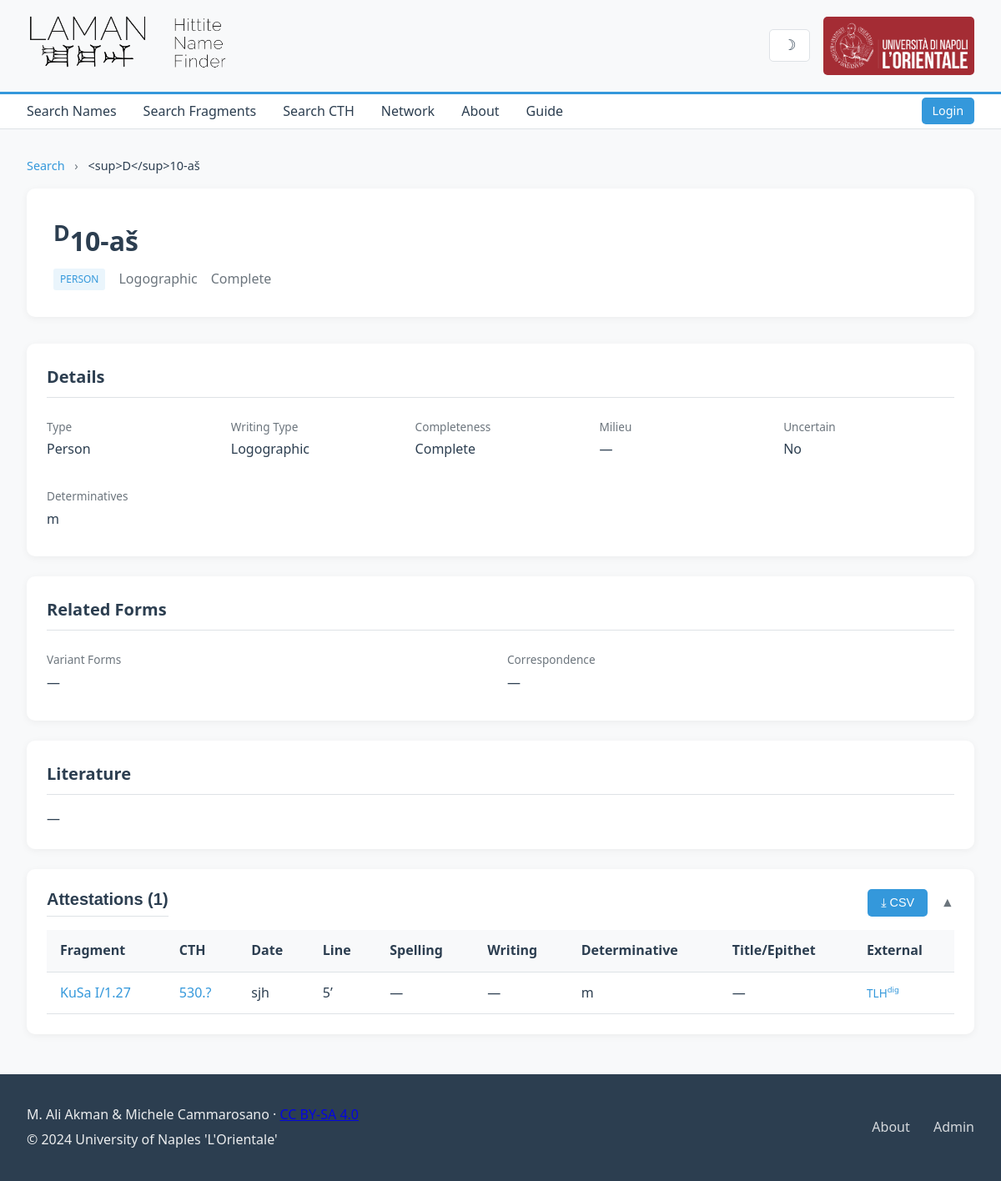
The page /name/1/ on the database its author committed.
### namefinder/models.py (models this page shows, shortened)
class Name(models.Model):
    original_id = models.IntegerField(
        unique=True,
        null=True,
        blank=True,
        help_text="Original Name_ID from the Excel file (null for new records)"
    )
    name = models.CharField(
        max_length=500,
        db_index=True,
        help_text="The attested name"
    )
    name_type = models.ForeignKey(
        NameType,
        on_delete=models.PROTECT,
        related_name='names',
        null=True,
        blank=True
    )
    writing_type = models.ForeignKey(
        WritingType,
        on_delete=models.PROTECT,
        related_name='names',
        null=True,
        blank=True
    )
    completeness = models.ForeignKey(
        CompletenessType,
        on_delete=models.PROTECT,
        related_name='names',
        null=True,
        blank=True
    )
    milieu = models.ForeignKey(
        Milieu,
        on_delete=models.PROTECT,
        related_name='names',
        null=True,
        blank=True
    )
    determinatives = models.ManyToManyField(
        Determinative,
        related_name='names',
        blank=True,
        help_text="Determinatives used with this name"
    )
    variant_forms = models.TextField(
        blank=True,
        null=True,
        help_text="Variant spellings of the name"
    )
    correspondence = models.TextField(
        blank=True,
        null=True,
        help_text="Corresponding names in other traditions"
    )
    literature = models.TextField(
        blank=True,
        null=True,
        help_text="Bibliography references"
    )
    query = models.CharField(
        max_length=500,
        blank=True,
        null=True,
        db_index=True,
        help_text="Normalized version for searching"
    )
    uncertain = models.BooleanField(
        default=False,
        help_text="Whether this name is uncertain"
    )
    class Meta:
        verbose_name = "Name"
        verbose_name_plural = "Names"
        ordering = ['query', 'name']

class NameType(models.Model):
    name = models.CharField(max_length=50, unique=True)
    class Meta:
        verbose_name = "Name Type"
        verbose_name_plural = "Name Types"
        ordering = ['name']

class WritingType(models.Model):
    name = models.CharField(max_length=50, unique=True)
    class Meta:
        verbose_name = "Writing Type"
        verbose_name_plural = "Writing Types"
        ordering = ['name']

class CompletenessType(models.Model):
    name = models.CharField(max_length=50, unique=True)
    class Meta:
        verbose_name = "Completeness Type"
        verbose_name_plural = "Completeness Types"
        ordering = ['name']

class Determinative(models.Model):
    name = models.CharField(max_length=100, unique=True)
    class Meta:
        verbose_name = "Determinative"
        verbose_name_plural = "Determinatives"
        ordering = ['name']

class Instance(models.Model):
    original_id = models.IntegerField(
        unique=True,
        null=True,
        blank=True,
        help_text="Original Instance_ID from the Excel file (null for new records)"
    )
    name = models.ForeignKey(
        Name,
        on_delete=models.CASCADE,
        related_name='instances',
        null=True,
        blank=True
    )
    fragment = models.ForeignKey(
        Fragment,
        on_delete=models.CASCADE,
        related_name='instances',
        null=True,
        blank=True
    )
    title_epithet = models.TextField(
        blank=True,
        null=True,
        help_text="Title or epithet of the name"
    )
    spelling = models.TextField(
        blank=True,
        null=True,
        help_text="How the name is spelled in this instance"
    )
    instance_type = models.ForeignKey(
        NameType,
        on_delete=models.PROTECT,
        related_name='instances',
        null=True,
        blank=True,
        help_text="Type: place, deity, person"
    )
    writing_type = models.ForeignKey(
        WritingType,
        on_delete=models.PROTECT,
        related_name='instances',
        null=True,
        blank=True
    )
    determinative = models.ForeignKey(
        Determinative,
        on_delete=models.PROTECT,
        related_name='instances',
        null=True,
        blank=True
    )
    line = models.CharField(
        max_length=200,
        blank=True,
        null=True,
        help_text="Line reference in the fragment"
    )
    completeness = models.ForeignKey(
        CompletenessType,
        on_delete=models.PROTECT,
        related_name='instances',
        null=True,
        blank=True
    )
    notes = models.TextField(
        blank=True,
        null=True,
        help_text="Additional notes"
    )
    class Meta:
        verbose_name = "Instance"
        verbose_name_plural = "Instances"
        ordering = ['name__name', 'fragment__series_fragment']

class Fragment(models.Model):
    original_id = models.IntegerField(
        unique=True,
        null=True,
        blank=True,
        help_text="Original Fragment_ID from the Excel file (null for new records)"
    )
    series = models.ForeignKey(
        Series,
        on_delete=models.PROTECT,
        related_name='fragments'
    )
    fragment_number = models.CharField(
        max_length=100,
        help_text="Fragment number within series (e.g., '51.108')"
    )
    series_fragment = models.CharField(
        max_length=200,
        help_text="Combined series + fragment (e.g., 'KBo 51.108')",
        db_index=True
    )
    publication_type = models.ForeignKey(
        PublicationType,
        on_delete=models.PROTECT,
        related_name='fragments',
        null=True,
        blank=True
    )
    cth = models.CharField(
        max_length=50,
        null=True,
        blank=True,
        help_text="CTH number (e.g., '530.53', '700')"
    )
    cth_name = models.CharField(
        max_length=500,
        null=True,
        blank=True,
        help_text="CTH text name"
    )
    cth_description = models.TextField(
        null=True,
        blank=True,
        help_text="CTH description"
    )
    inventory_number = models.CharField(
        max_length=200,
        null=True,
        blank=True,
        help_text="Museum inventory number"
    )
    find_spot = models.TextField(
        null=True,
        blank=True,
        help_text="Archaeological find spot information"
    )
    date = models.CharField(
        max_length=100,
        null=True,
        blank=True,
        help_text="Date or period (e.g., 'jh', 'sjh', 'mh')"
    )
    date_uncertain = models.BooleanField(
        default=False,
        help_text="Whether the date is uncertain"
    )
    comments = models.TextField(
        null=True,
        blank=True,
        help_text="Additional comments or notes"
    )
    is_matched = models.BooleanField(
        default=False,
        help_text="Whether this fragment was matched to CTH data"
    )
    match_method = models.CharField(
        max_length=100,
        null=True,
        blank=True,
        help_text="Method used to match this fragment"
    )
    class Meta:
        verbose_name = "Fragment"
        verbose_name_plural = "Fragments"
        ordering = ['series__name', 'fragment_number']

### namefinder/views.py (the view)
# urls.py: path('name/<int:pk>/', views.name_detail, name='name_detail'),
def name_detail(request, pk):
    name = get_object_or_404(
        Name.objects.select_related(
            'name_type', 'writing_type', 'completeness', 'milieu'
        ).prefetch_related('determinatives'),
        pk=pk
    )
    if name.name_type and name.name_type.name == 'place':
        instances = Instance.objects.none()  # Empty queryset for toponyms
    else:
        instances = Instance.objects.filter(name=name).select_related(
            'fragment', 'fragment__series', 'instance_type',
            'writing_type', 'determinative', 'completeness'
        ).order_by('fragment__series__name', 'fragment__fragment_number', 'line')
    determinatives = name.determinatives.all()
    fragment_ids = instances.values_list('fragment_id', flat=True).distinct()
    co_occurring = Name.objects.filter(
        instances__fragment_id__in=fragment_ids
    ).exclude(pk=pk).annotate(
        co_occurrence_count=Count('instances', filter=Q(instances__fragment_id__in=fragment_ids))
    ).select_related('name_type').order_by('-co_occurrence_count', 'name')[:50]  # Limit to top 50
    name_types = NameType.objects.all()
    writing_types = WritingType.objects.all()
    completeness_types = CompletenessType.objects.all()
    milieus = Milieu.objects.all()
    all_determinatives = Determinative.objects.all()
    context = {
        'name': name,
        'instances': instances,
        'determinatives': determinatives,
        'co_occurring_names': co_occurring,
        'name_types': name_types,
        'writing_types': writing_types,
        'completeness_types': completeness_types,
        'milieus': milieus,
        'all_determinatives': all_determinatives,
    }
    return render(request, 'namefinder/name_detail.html', context)

### namefinder/templates/namefinder/name_detail.html (shortened to what this page needs)
{% extends 'namefinder/base.html' %}
{% load static %}
{% block content %}
<div class="breadcrumb">
    <a href="{% url 'namefinder:index' %}">Search</a>
    <span>›</span>
    {{ name.name }}
</div>
<div class="detail-header">
    <div class="detail-header-main">
        <h1 class="detail-title">
            <span id="name-display">{{ name.name|safe }}</span>
        </h1>
        <div class="detail-meta">
            {% if name.name_type %}
            <span class="name-type-badge {{ name.name_type.name }}" id="type-badge">{{ name.name_type.name }}</span>
            {% endif %}
            {% if name.writing_type %}
            <span id="writing-badge">{{ name.writing_type.name|title }}</span>
            {% endif %}
            {% if name.completeness %}
            <span id="completeness-badge">{{ name.completeness.name|title }}</span>
            {% endif %}
        </div>
    </div>
</div>
<div class="detail-section" id="details-section">
    <h2>Details</h2>
    <div class="detail-grid">
        <div class="detail-item">
            <div class="detail-item-label">Type</div>
            <div class="detail-item-value">
                <span id="type-display">{{ name.name_type.name|default:"—"|title }}</span>
            </div>
        </div>
        <div class="detail-item">
            <div class="detail-item-label">Writing Type</div>
            <div class="detail-item-value">
                <span id="writing-display">{{ name.writing_type.name|default:"—"|title }}</span>
            </div>
        </div>
        <div class="detail-item">
            <div class="detail-item-label">Completeness</div>
            <div class="detail-item-value">
                <span id="completeness-display">{{ name.completeness.name|default:"—"|title }}</span>
            </div>
        </div>
        <div class="detail-item">
            <div class="detail-item-label">Milieu</div>
            <div class="detail-item-value">
                <span id="milieu-display">{{ name.milieu.name|default:"—" }}</span>
            </div>
        </div>
        <div class="detail-item">
            <div class="detail-item-label">Uncertain</div>
            <div class="detail-item-value">
                <span id="uncertain-display">{% if name.uncertain %}Yes{% else %}No{% endif %}</span>
            </div>
        </div>
        {% if determinatives %}
        <div class="detail-item">
            <div class="detail-item-label">Determinatives</div>
            <div class="detail-item-value">
                {% for det in determinatives %}{{ det.name }}{% if not forloop.last %}, {% endif %}{% endfor %}
            </div>
        </div>
        {% endif %}
    </div>
</div>
<div class="detail-section">
    <h2>Related Forms</h2>
    <div class="detail-grid">
        <div class="detail-item">
            <div class="detail-item-label">Variant Forms</div>
            <div class="detail-item-value">
                <span id="variants-display">{{ name.variant_forms|default:"—"|safe }}</span>
            </div>
        </div>
        <div class="detail-item">
            <div class="detail-item-label">Correspondence</div>
            <div class="detail-item-value">
                <span id="correspondence-display">{{ name.correspondence|default:"—"|safe }}</span>
            </div>
        </div>
    </div>
</div>
<div class="detail-section">
    <h2>Literature</h2>
    <div id="literature-display">{{ name.literature|default:"—" }}</div>
</div>
<div class="detail-section collapsible-section">
    <button class="collapsible-header active" onclick="toggleCollapsible(this)">
        <div class="section-header-left">
            <h2>Attestations (<span id="attestation-count">{{ instances.count }}</span>)</h2>
        </div>
        <div class="section-header-right">
            {% if instances %}
            <a href="{% url 'namefinder:export_name_csv' name.id %}" class="download-btn" title="Download attestations as CSV" onclick="event.stopPropagation();">
                ⤓ CSV
            </a>
            {% endif %}
            <span class="collapse-icon">▼</span>
        </div>
    </button>
    <div class="collapsible-content">
    {% if instances %}
    <table class="data-table" id="attestations-table">
        <thead>
            <tr>
                <th>Fragment</th>
                <th>CTH</th>
                <th>Date</th>
                <th>Line</th>
                <th>Spelling</th>
                <th>Writing</th>
                <th>Determinative</th>
                <th>Title/Epithet</th>
                <th>External</th>
            </tr>
        </thead>
        <tbody>
            {% for instance in instances %}
            <tr id="row-{{ instance.id }}" data-id="{{ instance.id }}">
                <td class="display-cell">
                    {% if instance.fragment %}
                    <a href="{% url 'namefinder:fragment_detail' instance.fragment.id %}">{{ instance.fragment.series_fragment }}</a>
                    {% else %}
                    —
                    {% endif %}
                </td>
                <td class="display-cell">
                    {% if instance.fragment.cth %}
                    <a href="{% url 'namefinder:cth_detail' instance.fragment.cth %}" title="{{ instance.fragment.cth_name|default:'' }}">{{ instance.fragment.cth }}</a>
                    {% else %}
                    —
                    {% endif %}
                </td>
                <td class="display-cell">
                    {% if instance.fragment.date %}
                    {{ instance.fragment.date }}{% if instance.fragment.date_uncertain %}<span class="uncertain-marker" title="Date uncertain">?</span>{% endif %}
                    {% else %}
                    —
                    {% endif %}
                </td>
                <td class="display-cell">{{ instance.line|default:"—" }}</td>
                <td class="display-cell">{{ instance.spelling|default:"—"|safe }}</td>
                <td class="display-cell">{{ instance.writing_type.name|default:"—" }}</td>
                <td class="display-cell">{{ instance.determinative.name|default:"—" }}</td>
                <td class="display-cell">{{ instance.title_epithet|default:"—" }}</td>
                <td class="display-cell">
                    {% if instance.fragment %}
                    <a href="https://www.hethport.uni-wuerzburg.de/TLHdig/tlh_xtx.php?d={{ instance.fragment.series.name|urlencode }}%20{{ instance.fragment.fragment_number|urlencode }}" target="_blank" rel="noopener" class="tlhdig-link" title="View in TLHdig">TLH<sup>dig</sup></a>
                    {% else %}
                    —
                    {% endif %}
                </td>
            </tr>
            {% endfor %}
        </tbody>
    </table>
    {% else %}
    <p class="text-muted">No attestations recorded for this name.</p>
    {% endif %}
    </div>
</div>
{% endblock %}

### rows shown on the page
Name: name "<sup>D</sup>10-aš", name "D 10-aš", name_type.name "PERSON", writing_type.name "Logographic", completeness.name "Complete", name_type.name "Person", milieu.name "—", variant_forms "—", correspondence "—", literature "—"
Determinative: name "m"
Instance: fragment.series_fragment "KuSa I/1.27", fragment.cth "530.?", fragment "sjh", line "5’", spelling "—", writing_type.name "—", determinative.name "m", title_epithet "—"

### other values the page prints
{{ instances.count }} "1"
